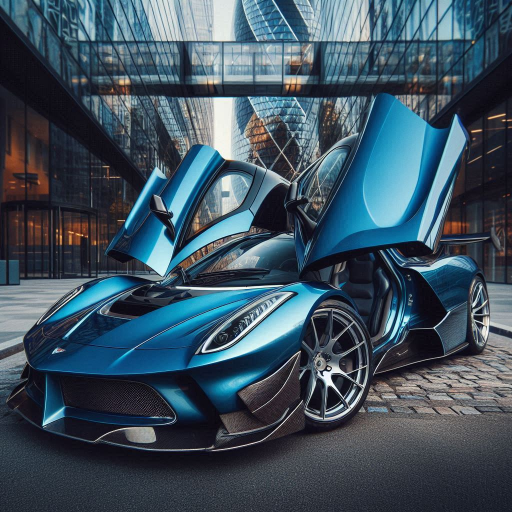
#> input picture assets/sample_image.png, 1024 x 1024 px (shown at 1/2 size)
$ python crop_image.py
#> lines starting #> are read from the running program, lines starting #| are printed output that depends on the picture
import cv2

image = cv2.imread("assets/sample_image.png")
#> image is the input picture: shape (1024, 1024, 3); mean B, G, R 94.7, 80.9, 61.5
cropped_image = image[100:400, 400:700]
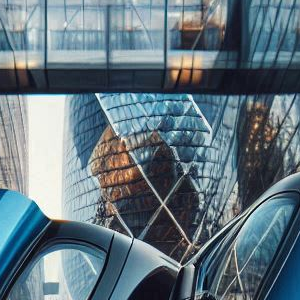
#> cropped_image: shape (300, 300, 3); mean B, G, R 127.7, 117.7, 99.1

cv2.imshow("OpenCV Basics - Crop Image", cropped_image)

cv2.waitKey(0)

$ run again, with assets/sample.jpg saved as assets/sample_image.png
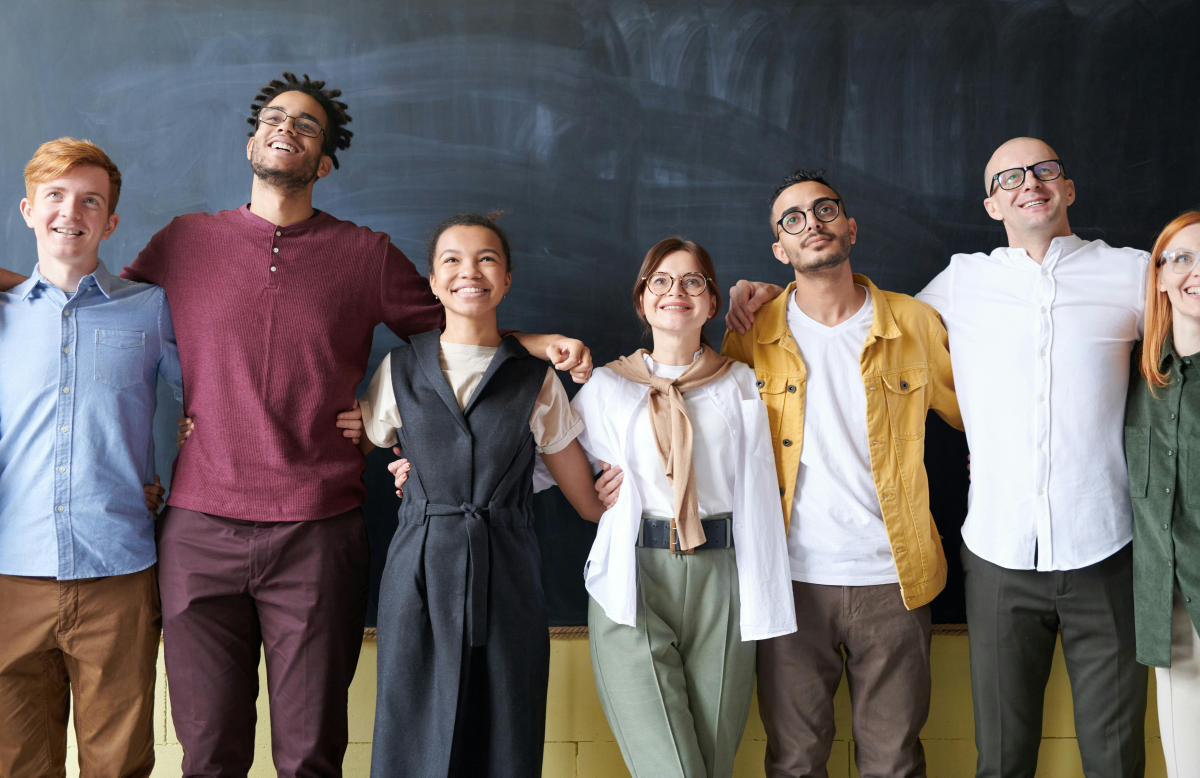
#> input picture assets/sample.jpg, 6000 x 3887 px (shown at 1/5 size)
#> image is the input picture: shape (3887, 6000, 3); mean B, G, R 99.9, 99.3, 105.6
#> `cropped_image = image[100:400, 400:700]`:
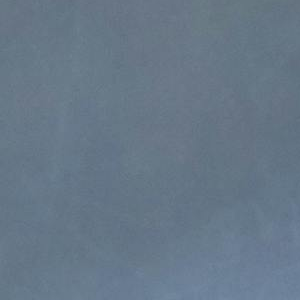
#> cropped_image: shape (300, 300, 3); mean B, G, R 135.8, 119.5, 102.7
